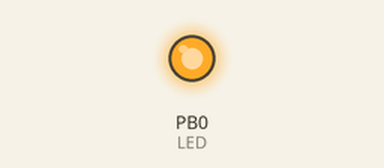
Recording of a program running on a simulated ATmega328P, built with avr-gcc and emulated at 16 MHz. On the bench: output pins drawn as LEDs (lit = HIGH).

Above: at 1.5 s.
At 4.5 s:
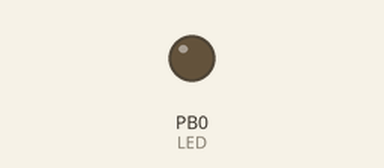
Timing chart, 0 to 7.8 s (numbered marks = the images above):
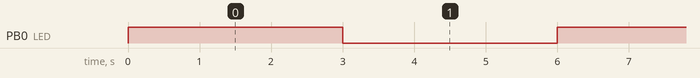

The program:

main.c
```c
/*
 * pisca_led1.c
 *
 * Created: 24/02/2021
 * Author : formigoni
 */

#include <avr/io.h>
#include <util/delay.h>

#ifdef F_CPU
#undef F_CPU
#define F_CPU 16000000UL		// freq da CPU
#endif

#define LED (0)


int main() {
	DDRB |= (1<<LED);			// Ajusta pino LED como output
	while (1) {
		PORTB |= (1<<LED);		// NIVEL LOGICO 1
		_delay_ms(3000);		// delay
		PORTB &= ~(1<<LED);		// NIVEL LOGICO 0
		_delay_ms(3000);		// delay
	}
}
```

Measured:
- by itself, PB0 (LED): alternates HIGH for 3.0 s and LOW for 3.0 s
